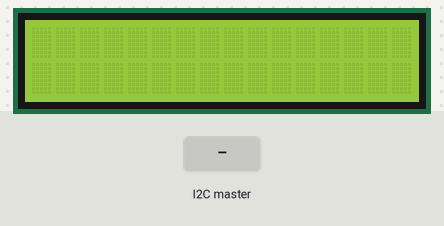
This sketch was run on a simulated Arduino Uno, built with avr-gcc and run on an emulated ATmega328P. Shown: 16×2 character LCD. The inputs (shaded band) are chosen by the test bench. What the sketch prints to the serial monitor is not drawn.

Above: at 1.2 s.
1.3 s: the I2C master sends the byte 1
At 2.0 s:
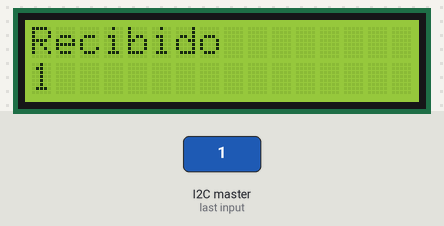
2.8 s: the I2C master sends the byte 0
At 3.1 s:
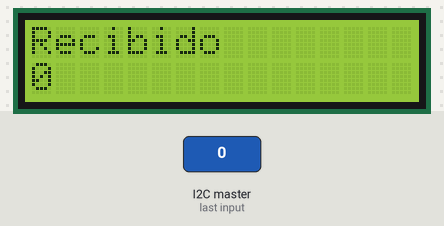
Timing chart, 0 to 5.8 s (numbered marks = the images above; inputs shaded):
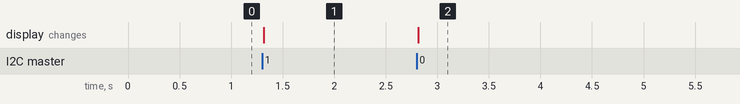

The sketch:

Receptor.ino
```cpp
//Receptor
#include <LiquidCrystal.h>
#include <Wire.h>
LiquidCrystal lcd(13, 12, 11, 10, 9, 8);
void setup()
{
  lcd.begin(16, 2);
  Wire.begin(4);     // id de esclavo
  Wire.onReceive(receiveEvent);  //evento de recepción de mensajes
  Wire.onRequest(requestEvent);
  Serial.begin(9600);   // comunicación serial
}

void loop()
{
delay(100);
}
void receiveEvent(int bytes){ // evento i2c
  while(Wire.available())  // si existe mensaje por leer
  {
    Serial.println(" Mensaje recibido");
    int c = Wire.read();  // recibe dato
    Serial.print(c);    //envia por comunicación serial
  lcd.setCursor(0,0);
  lcd.print("Recibido");
  lcd.setCursor(0,1);
  lcd.print(c);

  }
}
// function that executes whenever data is requested from master
void requestEvent() {
 Wire.write("Hi");  /*send string on request */
}
```

Measured:
- after the input at 1.3 s, the display: changes at once (image 1)
- after the input at 2.8 s, the display: changes at once (image 2)
